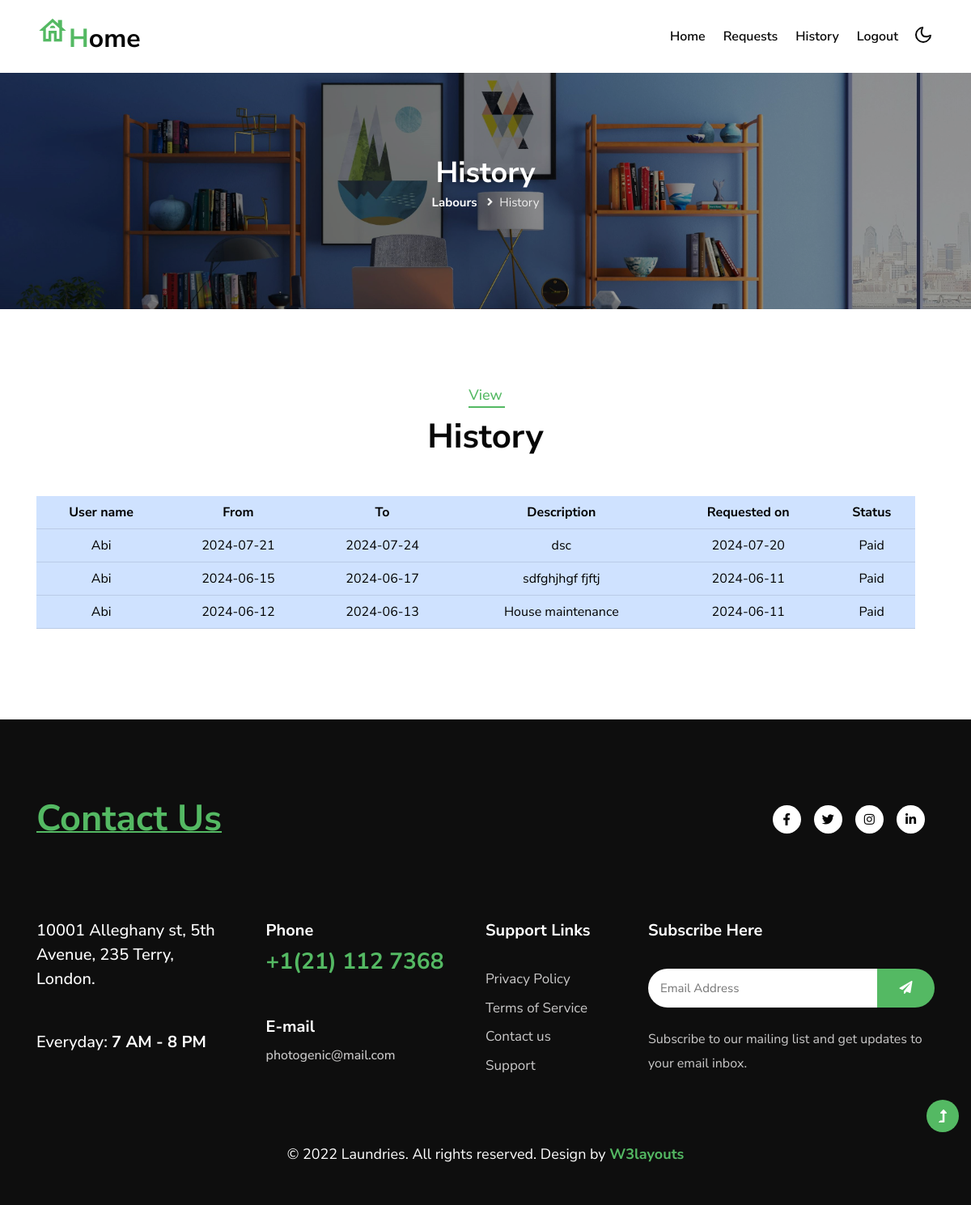
Page /labour/labour_vw_history.php (signed in) on the committed database.
### tables this page shows
CREATE TABLE `book_request` (
  `br_id` int(10) NOT NULL,
  `date` date DEFAULT NULL,
  `u_id` int(10) DEFAULT NULL,
  `l_id` int(10) DEFAULT NULL,
  `from` date DEFAULT NULL,
  `to` date DEFAULT NULL,
  `status` varchar(50) DEFAULT 'Pending',
  `description` varchar(150) DEFAULT NULL,
  `amount` float DEFAULT NULL,
  `rating` varchar(50) DEFAULT NULL
);

CREATE TABLE `user_reg` (
  `u_id` int(10) NOT NULL,
  `name` varchar(50) DEFAULT NULL,
  `age` int(10) DEFAULT NULL,
  `email` varchar(50) DEFAULT NULL,
  `place` varchar(50) DEFAULT NULL,
  `phonenumber` bigint(15) DEFAULT NULL,
  `password` varchar(50) DEFAULT NULL,
  `purpose` varchar(50) DEFAULT NULL
);

### labour/labour_vw_history.php (the view, shortened to what this page needs)
<?php
include "labour_header.php";
include "../connection.php";
$uid = $_SESSION['uid'];
$qry = "SELECT * FROM `book_request` WHERE `l_id` = $uid AND `status` = 'Paid' ORDER BY (`br_id`) DESC";
$res = mysqli_query($con,$qry);
?>
    <section class="inner-banner py-5">
        <div class="w3l-breadcrumb py-lg-5">
            <div class="container pt-5 pb-sm-4 pb-2">
                <h4 class="inner-text-title font-weight-bold pt-5">History</h4>
                <ul class="breadcrumbs-custom-path">
                    <li><a href="labour_home.php">Labours</a></li>
                    <li class="active"><i class="fas fa-angle-right mx-2"></i>History</li>
                </ul>
            </div>
        </div>
    </section>
        <section class="w3l-w3l-contacts-12 py-5">
        <div class="contact-top py-lg-5 py-md-4 py-2">
            <div class="container">
                <div class="title-main text-center mx-auto mb-md-5 mb-4" style="max-width:500px;">
                <h5 class="sub-title">View</h5>
                    <h3 class="title-style">History</h3>
                </div>
                <div class="row d-flex justify-content-center align-items-center w-100">
                    <div class="col-md-12 contacts12-main">
                    <table class="table table-stripd table-primary text-center">
                        <tr>
                            <th>User name</th>
                            <th>From</th>
                            <th>To</th>
                            <th>Description</th>
                            <th>Requested on</th>
                            <th>Status</th>
                        </tr>
                        <?php
                            while($row = mysqli_fetch_array($res))
                            {
                                $cmp_id = $row['u_id'];
                                $qry_for_status = "SELECT * FROM `user_reg` WHERE `u_id` = '$cmp_id'";
                                $status_res = mysqli_query($con,$qry_for_status);
                                $labour = mysqli_fetch_array($status_res);
                        ?>
                                <tr>
                                    <td><?php echo $labour['name'] ?></td>
                                    <td><?php echo $row['from'] ?></td>
                                    <td><?php echo $row['to'] ?></td>
                                    <td><?php echo $row['description'] ?></td>
                                    <td><?php echo $row['date'] ?></td>
                                    <td><?php echo $row['status'] ?></td>
                                </tr>
                        <?php
                            }
                        ?>
                    </table>
                    </div>
                </div>
            </div>
        </div>
    </section>
</body>
<?php
    include "../commonfooter.php";
?>
</html>

### rows in the picture
book_request: u.name "Abi", from "2024-07-21", to "2024-07-24", description "dsc", date "2024-07-20", status "Paid"
book_request: u.name "Abi", from "2024-06-15", to "2024-06-17", description "sdfghjhgf fjftj", date "2024-06-11", status "Paid"
book_request: u.name "Abi", from "2024-06-12", to "2024-06-13", description "House maintenance", date "2024-06-11", status "Paid"
